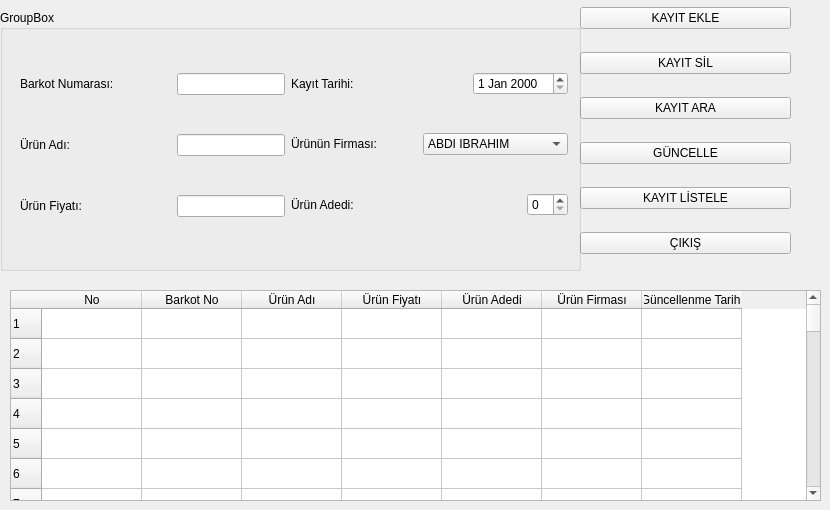
  <widget class="QWidget" name="centralwidget">
   <widget class="QWidget" name="layoutWidget">
    <property name="geometry">
     <rect>
      <x>580</x>
      <y>-10</y>
      <width>211</width>
      <height>281</height>
     </rect>
    </property>
    <layout class="QVBoxLayout" name="verticalLayout_2">
     <item>
      <widget class="QPushButton" name="btnEkle">
       <property name="text">
        <string>KAYIT EKLE</string>
       </property>
      </widget>
     </item>
     <item>
      <widget class="QPushButton" name="btnSil">
       <property name="text">
        <string>KAYIT SİL</string>
       </property>
      </widget>
     </item>
     <item>
      <widget class="QPushButton" name="btnAra">
       <property name="text">
        <string>KAYIT ARA</string>
       </property>
      </widget>
     </item>
     <item>
      <widget class="QPushButton" name="btnGuncelle">
       <property name="text">
        <string>GÜNCELLE</string>
       </property>
      </widget>
     </item>
     <item>
      <widget class="QPushButton" name="btnListele">
       <property name="text">
        <string>KAYIT LİSTELE</string>
       </property>
      </widget>
     </item>
     <item>
      <widget class="QPushButton" name="btnCikis">
       <property name="text">
        <string>ÇIKIŞ</string>
       </property>
      </widget>
     </item>
    </layout>
   </widget>
   <widget class="QTableWidget" name="tblwEczaList">
    <property name="geometry">
     <rect>
      <x>10</x>
      <y>290</y>
      <width>811</width>
      <height>211</height>
     </rect>
    </property>
    <property name="rowCount">
     <number>1000</number>
    </property>
    <property name="columnCount">
     <number>7</number>
    </property>
    <row/>
    <row/>
    <row/>
    <row/>
    <row/>
    <row/>
    <row/>
    <row/>
    <row/>
    <row/>
    <row/>
    <row/>
    <row/>
    <row/>
    <row/>
    <row/>
    <row/>
    <row/>
    <row/>
    <row/>
    <row/>
    <row/>
    <row/>
    <row/>
    <row/>
    <row/>
    <row/>
    <row/>
    <row/>
    <row/>
    <row/>
    <row/>
    <row/>
    <row/>
    <row/>
    <row/>
    <row/>
    <row/>
    <row/>
    <row/>
    <row/>
    <row/>
    <row/>
    <row/>
    <row/>
    <row/>
    <row/>
    <row/>
    <row/>
    <row/>
    <row/>
    <row/>
    <row/>
    <row/>
    <row/>
    <row/>
    <row/>
    <row/>
    <row/>
    <row/>
    <row/>
    <row/>
    <row/>
    <row/>
    <row/>
    <row/>
    <row/>
    <row/>
    <row/>
    <row/>
    <row/>
    <row/>
    <row/>
    <row/>
    <row/>
    <row/>
    <row/>
    <row/>
    <row/>
    <row/>
    <row/>
    <row/>
    <row/>
    <row/>
    <row/>
    <row/>
    <row/>
    <row/>
    <row/>
    <row/>
    <row/>
    <row/>
    <row/>
    <row/>
    <row/>
    <row/>
    <row/>
    <row/>
    <row/>
    <row/>
    <row/>
    <row/>
    <row/>
    <row/>
    <row/>
    <row/>
    <row/>
    <row/>
    <row/>
    <row/>
    <row/>
    <row/>
    <row/>
    <row/>
    <row/>
    <row/>
    <row/>
    <row/>
    <row/>
    <row/>
    <row/>
    <row/>
    <row/>
    <row/>
    <row/>
    <row/>
    <row/>
    <row/>
    <row/>
    <row/>
    <row/>
    <row/>
    <row/>
    <row/>
    <row/>
    <row/>
    <row/>
    <row/>
    <row/>
    <row/>
    <row/>
    <row/>
    <row/>
    <row/>
    <row/>
    <row/>
    <row/>
    <row/>
    <row/>
    <row/>
    <row/>
    <row/>
    <row/>
    <row/>
    <row/>
    <row/>
    <row/>
    <row/>
    <row/>
    <row/>
    <row/>
    <row/>
    <row/>
    <row/>
    <row/>
    <row/>
    <row/>
    <row/>
    <row/>
    <row/>
    <row/>
    <row/>
    <row/>
    <row/>
    <row/>
    <row/>
    <row/>
    <row/>
    <row/>
    <row/>
    <row/>
    <row/>
    <row/>
    <row/>
    <row/>
    <row/>
    <row/>
    <row/>
    <row/>
    <row/>
    <row/>
    <row/>
    <row/>
    <row/>
    <row/>
    <row/>
    <row/>
    <row/>
    <row/>
    <row/>
    <row/>
    <row/>
    <row/>
    <row/>
    <row/>
    <row/>
    <row/>
    <row/>
    <row/>
    <row/>
    <row/>
    <row/>
    <row/>
    <row/>
    <row/>
    <row/>
    <row/>
    <row/>
    <row/>
    <row/>
    <row/>
    <row/>
    <row/>
    <row/>
    <row/>
    <row/>
    <row/>
    <row/>
    <row/>
    <row/>
    <row/>
    <row/>
    <row/>
    <row/>
    <row/>
    <row/>
    <row/>
    <row/>
    <row/>
    <row/>
    <row/>
    <row/>
    <row/>
    <row/>
    <row/>
    <row/>
    <row/>
    <row/>
    <row/>
    <row/>
    <row/>
    <row/>
    <row/>
    <row/>
    <row/>
    <row/>
    <row/>
    <row/>
    <row/>
    <row/>
    <row/>
    <row/>
    <row/>
    <row/>
    <row/>
    <row/>
    <row/>
    <row/>
    <row/>
    <row/>
    <row/>
    <row/>
    <row/>
    <row/>
    <row/>
    <row/>
    <row/>
    <row/>
    <row/>
    <row/>
    <row/>
    <row/>
    <row/>
    <row/>
    <row/>
    <row/>
    <row/>
    <row/>
    <row/>
    <row/>
    <row/>
    <row/>
    <row/>
    <row/>
    <row/>
    <row/>
    <row/>
    <row/>
    <row/>
    <row/>
    <row/>
    <row/>
    <row/>
    <row/>
    <row/>
    <row/>
    <row/>
    <row/>
    <row/>
    <row/>
    <row/>
    <row/>
    <row/>
    <row/>
    <row/>
    <row/>
    <row/>
    <row/>
    <row/>
    <row/>
    <row/>
    <row/>
    <row/>
    <row/>
    <row/>
    <row/>
    <row/>
    <row/>
    <row/>
    <row/>
    <row/>
    <row/>
    <row/>
    <row/>
    <row/>
    <row/>
    <row/>
    <row/>
    <row/>
    <row/>
    <row/>
    <row/>
    <row/>
    <row/>
    <row/>
    <row/>
    <row/>
    <row/>
    <row/>
    <row/>
    <row/>
    <row/>
    <row/>
    <row/>
    <row/>
    <row/>
    <row/>
    <row/>
    <row/>
    <row/>
    <row/>
    <row/>
    <row/>
    <row/>
    <row/>
    <row/>
    <row/>
    <row/>
    <row/>
    <row/>
    <row/>
    <row/>
    <row/>
    <row/>
    <row/>
    <row/>
    <row/>
    <row/>
    <row/>
    <row/>
    <row/>
    <row/>
    <row/>
    <row/>
    <row/>
    <row/>
    <row/>
    <row/>
    <row/>
    <row/>
    <row/>
    <row/>
    <row/>
    <row/>
    <row/>
    <row/>
    <row/>
    <row/>
    <row/>
    <row/>
    <row/>
    <row/>
    <row/>
    <row/>
    <row/>
    <row/>
    <row/>
    <row/>
    <row/>
    <row/>
    <row/>
    <row/>
    <row/>
    <row/>
    <row/>
    <row/>
    <row/>
    <row/>
    <row/>
    <row/>
    <row/>
    <row/>
    <row/>
    <row/>
    <row/>
    <row/>
    <row/>
    <row/>
    <row/>
    <row/>
    <row/>
    <row/>
    <row/>
    <row/>
    <row/>
    <row/>
    <row/>
    <row/>
    <row/>
    <row/>
    <row/>
    <row/>
    <row/>
    <row/>
    <row/>
    <row/>
    <row/>
    <row/>
    <row/>
    <row/>
    <row/>
    <row/>
    <row/>
    <row/>
    <row/>
    <row/>
    <row/>
    <row/>
    <row/>
    <row/>
    <row/>
    <row/>
    <row/>
    <row/>
    <row/>
    <row/>
    <row/>
    <row/>
    <row/>
    <row/>
    <row/>
    <row/>
    <row/>
    <row/>
    <row/>
    <row/>
    <row/>
    <row/>
    <row/>
    <row/>
    <row/>
    <row/>
    <row/>
    <row/>
    <row/>
    <row/>
    <row/>
    <row/>
    <row/>
    <row/>
    <row/>
    <row/>
    <row/>
    <row/>
    <row/>
    <row/>
    <row/>
    <row/>
    <row/>
    <row/>
    <row/>
    <row/>
    <row/>
    <row/>
    <row/>
    <row/>
    <row/>
    <row/>
    <row/>
    <row/>
    <row/>
    <row/>
    <row/>
    <row/>
    <row/>
    <row/>
    <row/>
    <row/>
    <row/>
    <row/>
    <row/>
    <row/>
    <row/>
    <row/>
    <row/>
    <row/>
    <row/>
    <row/>
    <row/>
    <row/>
    <row/>
    <row/>
    <row/>
    <row/>
    <row/>
    <row/>
    <row/>
    <row/>
    <row/>
    <row/>
    <row/>
    <row/>
    <row/>
    <row/>
    <row/>
    <row/>
    <row/>
    <row/>
    <row/>
    <row/>
    <row/>
    <row/>
    <row/>
    <row/>
    <row/>
    <row/>
    <row/>
    <row/>
    <row/>
    <row/>
    <row/>
    <row/>
    <row/>
    <row/>
    <row/>
    <row/>
    <row/>
    <row/>
    <row/>
    <row/>
    <row/>
    <row/>
    <row/>
    <row/>
    <row/>
    <row/>
    <row/>
    <row/>
    <row/>
    <row/>
    <row/>
    <row/>
    <row/>
    <row/>
    <row/>
    <row/>
    <row/>
    <row/>
    <row/>
    <row/>
    <row/>
    <row/>
    <row/>
    <row/>
    <row/>
    <row/>
    <row/>
    <row/>
    <row/>
    <row/>
    <row/>
    <row/>
    <row/>
    <row/>
    <row/>
    <row/>
    <row/>
    <row/>
    <row/>
    <row/>
    <row/>
    <row/>
    <row/>
    <row/>
    <row/>
    <row/>
    <row/>
    <row/>
    <row/>
    <row/>
    <row/>
    <row/>
    <row/>
    <row/>
    <row/>
    <row/>
    <row/>
    <row/>
    <row/>
    <row/>
    <row/>
    <row/>
    <row/>
    <row/>
    <row/>
    <row/>
    <row/>
    <row/>
    <row/>
    <row/>
    <row/>
    <row/>
    <row/>
    <row/>
    <row/>
    <row/>
    <row/>
    <row/>
    <row/>
    <row/>
    <row/>
    <row/>
    <row/>
    <row/>
    <row/>
    <row/>
    <row/>
    <row/>
    <row/>
    <row/>
    <row/>
    <row/>
    <row/>
    <row/>
    <row/>
    <row/>
    <row/>
    <row/>
    <row/>
    <row/>
    <row/>
    <row/>
    <row/>
    <row/>
    <row/>
    <row/>
    <row/>
    <row/>
    <row/>
    <row/>
    <row/>
    <row/>
    <row/>
    <row/>
    <row/>
    <row/>
    <row/>
    <row/>
    <row/>
    <row/>
    <row/>
    <row/>
    <row/>
    <row/>
    <row/>
    <row/>
    <row/>
    <row/>
    <row/>
    <row/>
    <row/>
    <row/>
    <row/>
    <row/>
    <row/>
    <row/>
    <row/>
    <row/>
    <row/>
    <row/>
    <row/>
    <row/>
    <row/>
    <row/>
    <row/>
    <row/>
    <row/>
    <row/>
    <row/>
    <row/>
    <row/>
    <row/>
    <row/>
    <row/>
    <row/>
    <row/>
    <row/>
    <row/>
    <row/>
    <row/>
    <row/>
    <row/>
    <row/>
    <row/>
    <row/>
    <row/>
    <row/>
    <row/>
    <row/>
    <row/>
    <row/>
    <row/>
    <row/>
    <row/>
    <row/>
    <row/>
    <row/>
    <row/>
    <row/>
    <row/>
    <row/>
    <row/>
    <row/>
    <row/>
    <row/>
    <row/>
    <row/>
    <row/>
    <row/>
    <row/>
    <row/>
    <row/>
    <row/>
    <row/>
    <row/>
    <row/>
    <row/>
    <row/>
    <row/>
    <row/>
    <row/>
    <row/>
    <row/>
    <row/>
    <row/>
    <row/>
    <row/>
    <row/>
    <row/>
    <row/>
    <row/>
    <row/>
    <row/>
    <row/>
    <row/>
    <row/>
    <row/>
    <row/>
    <row/>
    <row/>
    <row/>
    <row/>
    <row/>
    <row/>
    <row/>
    <row/>
    <row/>
    <row/>
    <row/>
    <row/>
    <row/>
    <row/>
    <row/>
    <row/>
    <row/>
    <row/>
    <row/>
    <row/>
    <row/>
    <row/>
    <row/>
    <row/>
    <row/>
    <row/>
    <row/>
    <row/>
    <row/>
    <row/>
    <row/>
    <row/>
    <row/>
    <row/>
    <row/>
    <row/>
    <row/>
    <row/>
    <row/>
    <row/>
    <row/>
    <row/>
    <row/>
    <row/>
    <row/>
    <row/>
    <row/>
    <row/>
    <row/>
    <row/>
    <row/>
    <row/>
    <row/>
    <row/>
    <row/>
    <row/>
    <row/>
    <row/>
    <row/>
    <row/>
    <row/>
    <row/>
    <row/>
    <row/>
    <row/>
    <row/>
    <row/>
    <row/>
    <row/>
    <row/>
    <row/>
    <row/>
    <row/>
    <row/>
    <row/>
    <row/>
    <row/>
    <row/>
    <row/>
    <row/>
    <row/>
    <row/>
    <row/>
    <row/>
    <row/>
    <row/>
    <row/>
    <row/>
    <row/>
    <row/>
    <row/>
    <row/>
    <row/>
    <row/>
    <row/>
    <row/>
    <row/>
    <row/>
    <row/>
    <row/>
    <row/>
    <row/>
    <row/>
    <row/>
    <row/>
    <row/>
    <row/>
    <row/>
    <row/>
    <row/>
    <row/>
    <row/>
    <row/>
    <row/>
    <row/>
    <row/>
    <row/>
    <row/>
    <row/>
    <row/>
    <row/>
    <row/>
    <row/>
    <row/>
    <row/>
    <row/>
    <row/>
    <row/>
    <row/>
    <row/>
    <row/>
    <row/>
    <row/>
    <row/>
    <row/>
    <row/>
    <row/>
    <row/>
    <row/>
    <row/>
    <row/>
    <row/>
    <row/>
    <row/>
    <row/>
    <row/>
    <row/>
    <row/>
    <row/>
    <row/>
    <row/>
    <row/>
    <row/>
    <row/>
    <row/>
    <row/>
    <row/>
    <row/>
    <row/>
    <row/>
    <row/>
    <row/>
    <row/>
    <row/>
    <row/>
    <row/>
    <row/>
    <row/>
    <row/>
    <row/>
    <row/>
    <row/>
    <row/>
    <row/>
    <row/>
    <row/>
    <row/>
    <row/>
    <row/>
    <row/>
    <row/>
    <row/>
    <row/>
    <row/>
    <row/>
    <row/>
    <row/>
    <row/>
    <row/>
    <row/>
    <row/>
    <row/>
    <row/>
    <row/>
    <row/>
    <row/>
    <row/>
    <row/>
    <row/>
    <row/>
    <row/>
    <row/>
    <row/>
    <row/>
    <row/>
    <row/>
    <row/>
    <row/>
    <row/>
    <row/>
    <row/>
    <row/>
    <column>
     <property name="text">
      <string>No</string>
     </property>
    </column>
    <column>
     <property name="text">
      <string>Barkot No</string>
     </property>
    </column>
    <column>
     <property name="text">
      <string>Ürün Adı</string>
     </property>
    </column>
    <column>
     <property name="text">
      <string>Ürün Fiyatı</string>
     </property>
    </column>
    <column>
     <property name="text">
      <string>Ürün Adedi</string>
     </property>
    </column>
    <column>
     <property name="text">
      <string>Ürün Firması</string>
     </property>
    </column>
    <column>
     <property name="text">
      <string>Güncellenme Tarihi</string>
     </property>
    </column>
   </widget>
   <widget class="QLabel" name="label_9">
    <property name="geometry">
     <rect>
      <x>150</x>
      <y>470</y>
      <width>92</width>
      <height>31</height>
     </rect>
    </property>
    <property name="text">
     <string/>
    </property>
   </widget>
   <widget class="QGroupBox" name="groupBox">
    <property name="geometry">
     <rect>
      <x>0</x>
      <y>10</y>
      <width>581</width>
      <height>261</height>
     </rect>
    </property>
    <property name="title">
     <string>GroupBox</string>
    </property>
    <widget class="QWidget" name="layoutWidget">
     <property name="geometry">
      <rect>
       <x>20</x>
       <y>30</y>
       <width>548</width>
       <height>211</height>
      </rect>
     </property>
     <layout class="QHBoxLayout" name="horizontalLayout_8">
      <item>
       <layout class="QVBoxLayout" name="verticalLayout">
        <item>
         <layout class="QHBoxLayout" name="horizontalLayout_3">
          <item>
           <widget class="QLabel" name="label">
            <property name="text">
             <string>Barkot Numarası:</string>
            </property>
           </widget>
          </item>
          <item>
           <spacer name="horizontalSpacer">
            <property name="orientation">
             <enum>Qt::Horizontal</enum>
            </property>
            <property name="sizeHint" stdset="0">
             <size>
              <width>40</width>
              <height>20</height>
             </size>
            </property>
           </spacer>
          </item>
          <item>
           <widget class="QLineEdit" name="lneBarkot">
            <property name="maxLength">
             <number>13</number>
            </property>
           </widget>
          </item>
         </layout>
        </item>
        <item>
         <layout class="QHBoxLayout" name="horizontalLayout_4">
          <item>
           <widget class="QLabel" name="label_2">
            <property name="text">
             <string>Ürün Adı:</string>
            </property>
           </widget>
          </item>
          <item>
           <spacer name="horizontalSpacer_2">
            <property name="orientation">
             <enum>Qt::Horizontal</enum>
            </property>
            <property name="sizeHint" stdset="0">
             <size>
              <width>40</width>
              <height>20</height>
             </size>
            </property>
           </spacer>
          </item>
          <item>
           <widget class="QLineEdit" name="lneUrunAdi"/>
          </item>
         </layout>
        </item>
        <item>
         <layout class="QHBoxLayout" name="horizontalLayout_5">
          <item>
           <widget class="QLabel" name="label_6">
            <property name="text">
             <string>Ürün Fiyatı:</string>
            </property>
           </widget>
          </item>
          <item>
           <spacer name="horizontalSpacer_3">
            <property name="orientation">
             <enum>Qt::Horizontal</enum>
            </property>
            <property name="sizeHint" stdset="0">
             <size>
              <width>40</width>
              <height>20</height>
             </size>
            </property>
           </spacer>
          </item>
          <item>
           <widget class="QLineEdit" name="lneUrunFiyat"/>
          </item>
         </layout>
        </item>
       </layout>
      </item>
      <item>
       <layout class="QVBoxLayout" name="verticalLayout_3">
        <item>
         <layout class="QHBoxLayout" name="horizontalLayout_2">
          <item>
           <widget class="QLabel" name="label_4">
            <property name="text">
             <string>Kayıt Tarihi:</string>
            </property>
           </widget>
          </item>
          <item>
           <spacer name="horizontalSpacer_7">
            <property name="orientation">
             <enum>Qt::Horizontal</enum>
            </property>
            <property name="sizeHint" stdset="0">
             <size>
              <width>40</width>
              <height>20</height>
             </size>
            </property>
           </spacer>
          </item>
          <item>
           <widget class="QDateEdit" name="dateTarih"/>
          </item>
         </layout>
        </item>
        <item>
         <layout class="QHBoxLayout" name="horizontalLayout_7">
          <item>
           <widget class="QLabel" name="label_7">
            <property name="text">
             <string>Ürünün Firması:</string>
            </property>
           </widget>
          </item>
          <item>
           <spacer name="horizontalSpacer_5">
            <property name="orientation">
             <enum>Qt::Horizontal</enum>
            </property>
            <property name="sizeHint" stdset="0">
             <size>
              <width>40</width>
              <height>20</height>
             </size>
            </property>
           </spacer>
          </item>
          <item>
           <widget class="QComboBox" name="cmbFirma">
            <item>
             <property name="text">
              <string>ABDI IBRAHIM</string>
             </property>
            </item>
            <item>
             <property name="text">
              <string>ABFEN FERMA ILAC</string>
             </property>
            </item>
            <item>
             <property name="text">
              <string>DEVA ILAC</string>
             </property>
            </item>
            <item>
             <property name="text">
              <string>ERPCO ILAC</string>
             </property>
            </item>
            <item>
             <property name="text">
              <string>GENVEON ILAC</string>
             </property>
            </item>
            <item>
             <property name="text">
              <string>IHELTH SAGLIK</string>
             </property>
            </item>
            <item>
             <property name="text">
              <string>IMUNEKS FARMA</string>
             </property>
            </item>
            <item>
             <property name="text">
              <string>NOBEL ILAC</string>
             </property>
            </item>
            <item>
             <property name="text">
              <string>PHARMAPOSITIVE</string>
             </property>
            </item>
            <item>
             <property name="text">
              <string>RC FARMA ILAC</string>
             </property>
            </item>
            <item>
             <property name="text">
              <string>SIFAR</string>
             </property>
            </item>
            <item>
             <property name="text">
              <string>SOLGAR VITAMIN</string>
             </property>
            </item>
            <item>
             <property name="text">
              <string>VITABIOTICS SAG</string>
             </property>
            </item>
           </widget>
          </item>
         </layout>
        </item>
        <item>
         <layout class="QHBoxLayout" name="horizontalLayout">
          <item>
           <widget class="QLabel" name="label_3">
            <property name="text">
             <string>Ürün Adedi:</string>
            </property>
           </widget>
          </item>
          <item>
           <spacer name="horizontalSpacer_6">
            <property name="orientation">
             <enum>Qt::Horizontal</enum>
            </property>
            <property name="sizeHint" stdset="0">
             <size>
              <width>40</width>
              <height>20</height>
             </size>
            </property>
           </spacer>
          </item>
          <item>
           <widget class="QSpinBox" name="spnAdet"/>
          </item>
         </layout>
        </item>
       </layout>
      </item>
     </layout>
    </widget>
   </widget>
  </widget>
